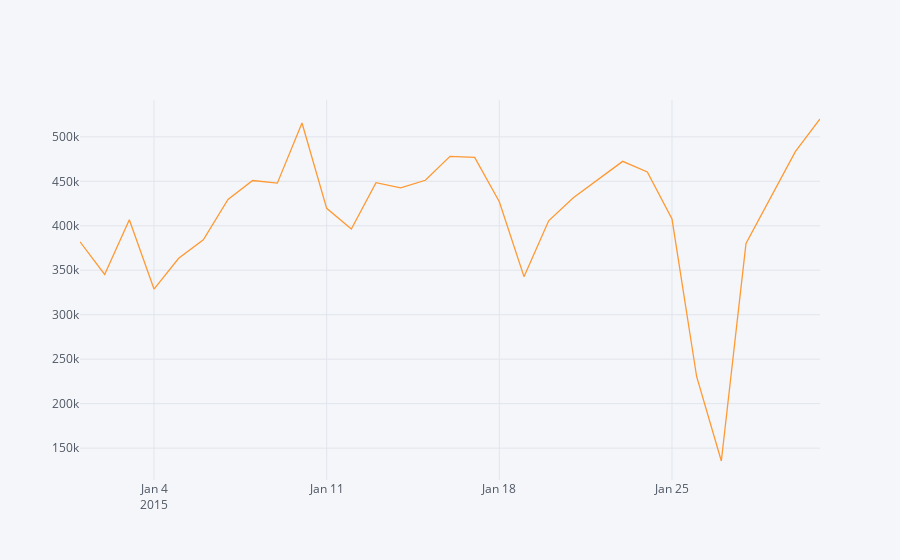

The cell this chart's notebook holds for it:
### Markdown cell above
### 일자별 택시 운행 수

### Code cell
df['date'] = df.index.date
df.groupby(['date'])['cnt'].sum().iplot()

### Figure 1 — Plotly figure (JSON) as saved in the notebook; plotly's stock layout.template omitted (floating-point values rounded to 4 significant figures)
{"data": [{"line": {"color": "rgba(255, 153, 51, 1.0)", "dash": "solid", "shape": "linear", "width": 1.3}, "mode": "lines", "name": "cnt", "text": "", "type": "scatter", "x": ["2015-01-01", "2015-01-02", "2015-01-03", "2015-01-04", "2015-01-05", "2015-01-06", "2015-01-07", "2015-01-08", "2015-01-09", "2015-01-10", "2015-01-11", "2015-01-12", "2015-01-13", "2015-01-14", "2015-01-15", "2015-01-16", "2015-01-17", "2015-01-18", "2015-01-19", "2015-01-20", "2015-01-21", "2015-01-22", "2015-01-23", "2015-01-24", "2015-01-25", "2015-01-26", "2015-01-27", "2015-01-28", "2015-01-29", "2015-01-30", "2015-01-31"], "y": [382014, 345296, 406769, 328848, 363454, 384324, 429653, 450920, 447947, 515540, 419629, 396367, 448517, 442656, 451186, 478124, 476827, 427042, 342795, 405581, 431486, 452108, 472440, 460505, 407579, 230255, 135500, 380192, 431985, 483380, 520067]}], "layout": {"legend": {"bgcolor": "#F5F6F9", "font": {"color": "#4D5663"}}, "paper_bgcolor": "#F5F6F9", "plot_bgcolor": "#F5F6F9", "title": {"font": {"color": "#4D5663"}}, "xaxis": {"gridcolor": "#E1E5ED", "showgrid": true, "tickfont": {"color": "#4D5663"}, "title": {"font": {"color": "#4D5663"}, "text": ""}, "zerolinecolor": "#E1E5ED"}, "yaxis": {"gridcolor": "#E1E5ED", "showgrid": true, "tickfont": {"color": "#4D5663"}, "title": {"font": {"color": "#4D5663"}, "text": ""}, "zerolinecolor": "#E1E5ED"}}}
